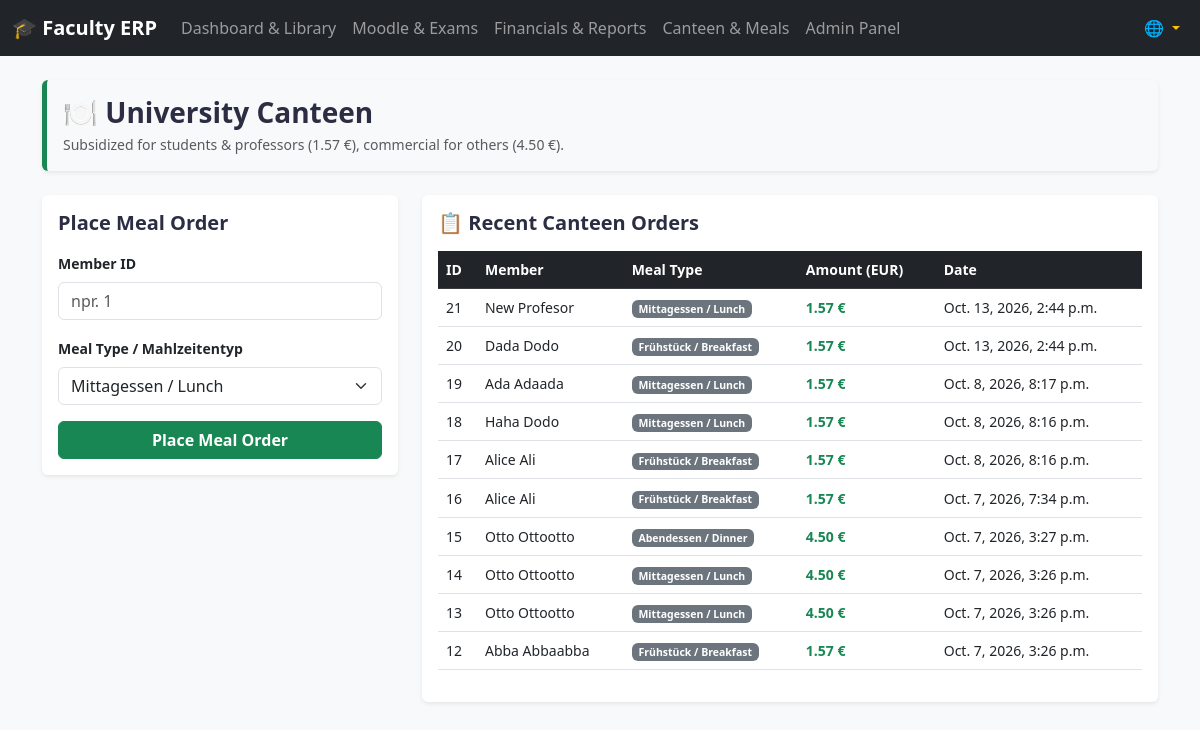
The app's page /canteen/ with its own data.
### faculty_app/models.py (models this page shows, shortened)
class CanteenMeal(models.Model):
    member = models.ForeignKey(Member, on_delete=models.CASCADE)
    meal_type = models.CharField(max_length=30, default='LUNCH')
    price = models.DecimalField(max_digits=8, decimal_places=2, default=1.57)
    date = models.DateTimeField(default=timezone.now)

class Member(models.Model):
    ROLE_CHOICES = [
        ('STUDENT', 'Student'),
        ('CITIZEN', 'Citizen / Visitor'),
        ('PROFESSOR', 'Professor'),
        ('EXTERNAL_PROFESSOR', 'External Professor'),
    ]
    full_name = models.CharField(max_length=50)
    jmbg = models.CharField(max_length=13, unique=True)
    card_number = models.CharField(max_length=11, unique=True)
    email = models.EmailField(max_length=40, unique=True)
    role = models.CharField(max_length=25, choices=ROLE_CHOICES, default='STUDENT')
    is_external = models.BooleanField(default=False)  # Kept for backward compatibility
    is_tuition_paid = models.BooleanField(default=False, verbose_name="Annual Tuition Paid (Free Exams)")
    is_fee_exempt = models.BooleanField(default=False, verbose_name="Fee Exempt / Scholarship")
    created_at = models.DateTimeField(default=timezone.now)

### faculty_app/views.py (the view, shortened to what this page needs)
# urls.py: path('canteen/', views.canteen_view, name='canteen'),
def canteen_view(request):
    lang = request.session.get('lang', request.session.get('django_language', 'en'))
    t = TRANSLATIONS.get(lang, TRANSLATIONS['en'])
    canteen_orders = CanteenMeal.objects.select_related('member').order_by('-date')[:10]
    return render(request, 'erp/canteen.html', {'t': t, 'canteen_orders': canteen_orders})

### faculty_app/context_processors.py (called while the page is built)
def language_context(request):
    lang = request.session.get('lang', 'en')
    if lang not in TRANSLATIONS:
        lang = 'en'
    return {
        't': TRANSLATIONS[lang],
        'current_lang': lang
    }

### faculty_app/templates/erp/canteen.html (shortened to what this page needs)
{% extends 'erp/base.html' %}
{% block content %}
<div class="row mb-4">
    <div class="col-12">
        <div class="card border-0 shadow-sm" style="background-color: #f8f9fa; border-left: 5px solid #198754 !important;">
            <div class="card-body">
                <h3 class="fw-bold mb-1" style="color: #2b2d42;">{{ t.canteen_title|default:"Canteen & Meals" }}</h3>
                <p class="text-muted small mb-0">{{ t.meal_price_info|default:"Standard price: 1.57 EUR (Subsidized for students)" }}</p>
            </div>
        </div>
    </div>
</div>
<div class="row">
    <div class="col-md-4 mb-4">
        <div class="card shadow-sm border-0">
            <div class="card-body">
                <h5 class="card-title fw-bold mb-3" style="color: #2b2d42;">{{ t.order_meal_btn|default:"Place Meal Order" }}</h5>
                <form method="POST">
                    <div class="mb-3">
                        <label class="form-label small fw-bold">{{ t.table_member|default:"Member ID" }}</label>
                        <input type="number" name="member_id" class="form-control" required placeholder="npr. 1">
                    </div>
                    <div class="mb-3">
                        <label class="form-label small fw-bold">Meal Type / Mahlzeitentyp</label>
                        <select name="meal_type" class="form-select">
                            <option value="Mittagessen / Lunch" selected>Mittagessen / Lunch</option>
                        </select>
                    </div>
                    <button type="submit" class="btn btn-success w-100 fw-bold">{{ t.order_meal_btn|default:"Place Meal Order" }}</button>
                </form>
            </div>
        </div>
    </div>
    <div class="col-md-8">
        <div class="card shadow-sm border-0">
            <div class="card-body">
                <h5 class="card-title fw-bold mb-3" style="color: #2b2d42;">📋 {{ t.recent_orders|default:"Recent Orders" }}</h5>
                <div class="table-responsive">
                    <table class="table table-hover align-middle small">
                        <thead class="table-dark">
                            <tr>
                                <th>ID</th>
                                <th>{{ t.table_member|default:"Member" }}</th>
                                <th>Meal Type</th>
                                <th>{{ t.table_amount|default:"Price" }}</th>
                                <th>{{ t.table_date|default:"Date" }}</th>
                            </tr>
                        </thead>
                        <tbody>
                            {% for order in canteen_orders %}
                            <tr>
                                <td>{{ order.id }}</td>
                                <td>{{ order.member.full_name }}</td>
                                <td><span class="badge bg-secondary">{{ order.meal_type }}</span></td>
                                <td class="fw-bold text-success">{{ order.price }} €</td>
                                <td>{{ order.date }}</td>
                            </tr>
                            {% empty %}
                            <tr>
                                <td colspan="5" class="text-center text-muted py-4">No canteen orders recorded yet.</td>
                            </tr>
                            {% endfor %}
                        </tbody>
                    </table>
                </div>
            </div>
        </div>
    </div>
</div>
{% endblock %}

### records on screen
CanteenMeal: id "21", member.full_name "New Profesor", meal_type "Mittagessen / Lunch", price "1.57", date "Oct. 13, 2026, 2:44 p.m."
CanteenMeal: id "20", member.full_name "Dada Dodo", meal_type "Frühstück / Breakfast", price "1.57", date "Oct. 13, 2026, 2:44 p.m."
CanteenMeal: id "19", member.full_name "Ada Adaada", meal_type "Mittagessen / Lunch", price "1.57", date "Oct. 8, 2026, 8:17 p.m."
CanteenMeal: id "18", member.full_name "Haha Dodo", meal_type "Mittagessen / Lunch", price "1.57", date "Oct. 8, 2026, 8:16 p.m."
CanteenMeal: id "17", member.full_name "Alice Ali", meal_type "Frühstück / Breakfast", price "1.57", date "Oct. 8, 2026, 8:16 p.m."
CanteenMeal: id "16", member.full_name "Alice Ali", meal_type "Frühstück / Breakfast", price "1.57", date "Oct. 7, 2026, 7:34 p.m."
CanteenMeal: id "15", member.full_name "Otto Ottootto", meal_type "Abendessen / Dinner", price "4.50", date "Oct. 7, 2026, 3:27 p.m."
CanteenMeal: id "14", member.full_name "Otto Ottootto", meal_type "Mittagessen / Lunch", price "4.50", date "Oct. 7, 2026, 3:26 p.m."
CanteenMeal: id "13", member.full_name "Otto Ottootto", meal_type "Mittagessen / Lunch", price "4.50", date "Oct. 7, 2026, 3:26 p.m."
CanteenMeal: id "12", member.full_name "Abba Abbaabba", meal_type "Frühstück / Breakfast", price "1.57", date "Oct. 7, 2026, 3:26 p.m."

### other values on screen
{{ t.brand }} "🎓 Faculty ERP"
{{ t.dashboard }} "Dashboard & Library"
{{ t.exams }} "Moodle & Exams"
{{ t.financial }} "Financials & Reports"
{{ t.canteen }} "Canteen & Meals"
{{ t.admin_panel }} "Admin Panel"
{{ t.canteen_title|default:"Canteen & Meals" }} "🍽️ University Canteen"
{{ t.order_meal_btn|default:"Place Meal Order" }} "Place Meal Order"
{{ t.table_member|default:"Member ID" }} "Member ID"
{{ t.recent_orders|default:"Recent Orders" }} "Recent Canteen Orders"
{{ t.table_member|default:"Member" }} "Member"
{{ t.table_amount|default:"Price" }} "Amount (EUR)"
{{ t.table_date|default:"Date" }} "Date"
